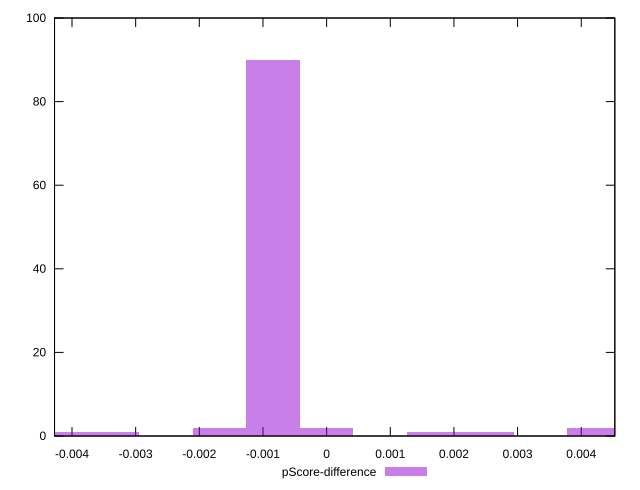

This figure's gnuplot source:
reset

$pScoreDifference <<EOF
-0.0008404116518430811 90
-0.0016808233036861623 2
0.0016808233036861623 1
0 2
0.004202058259215406 2
-0.0033616466073723246 1
-0.004202058259215406 1
0.002521234955529243 1
EOF

set key outside below
set boxwidth 0.0008404116518430811
set xrange [-0.0042744642416170375:0.004527390979781387]
set yrange [0:100]
set trange [0:100]
set style fill transparent solid 0.5 noborder
set terminal svg size 640, 490 enhanced background rgb 'white'
set output "reports/report_00028_2021-02-24T12-49-42.674Z/cumulative-layout-shift/samples/music/pScore-difference/histogram.svg"

plot $pScoreDifference title "pScore-difference" with boxes

reset
